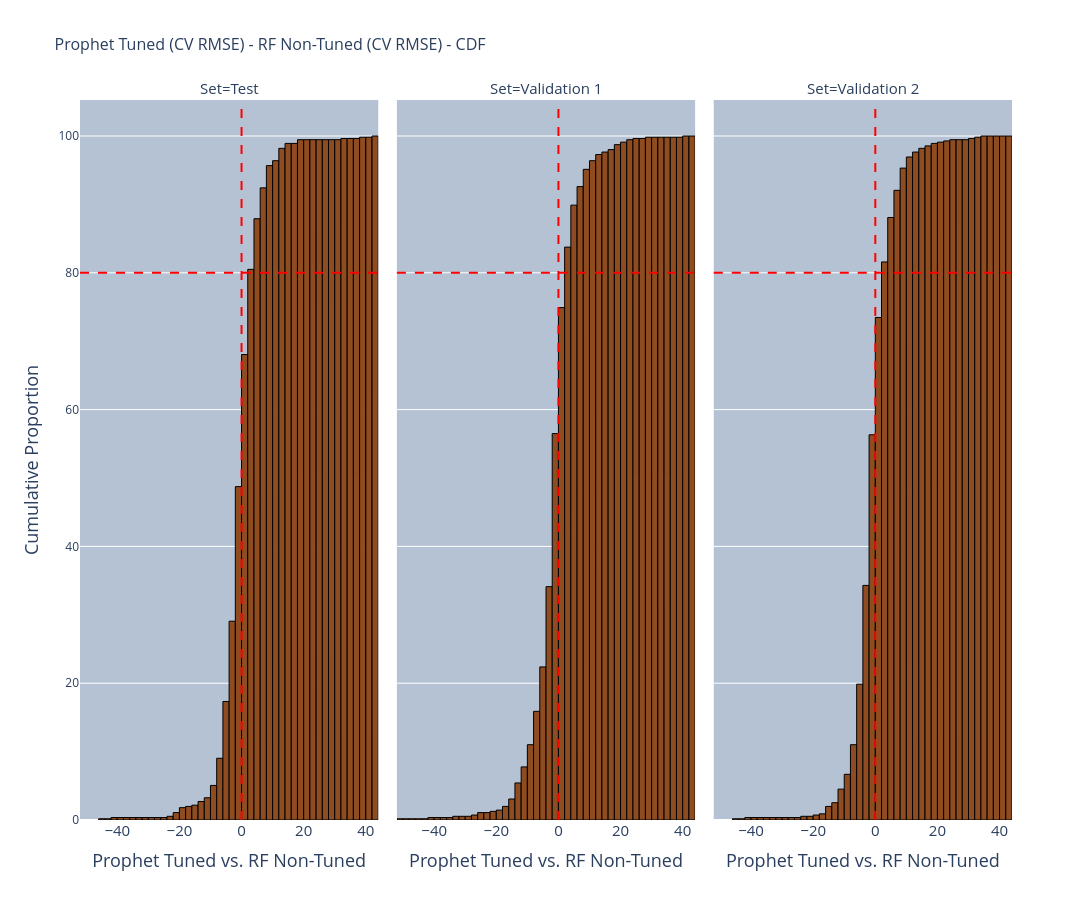

Notebook source saved alongside this figure:
### Code cell
Difference_Distribution_Cumulative = px.histogram(
    title='Prophet Tuned (CV RMSE) - RF Non-Tuned (CV RMSE) - CDF',
    data_frame=df_pivot,
    x='Prophet Tuned vs. RF Non-Tuned',
    nbins=50,
    width=1500,
    height=900,
    facet_col='Set',
    histnorm='percent',
    cumulative=True,
    
)

# Change bar color and add borders
Difference_Distribution_Cumulative.update_traces(
    marker_color="#8E4C20",     # histogram color
    marker_line_color='black',  # border color
    marker_line_width=1         # border width
)

# Add vertical line at x = 0
Difference_Distribution_Cumulative.add_vline(
    x=0,
    line_color='red',
    line_width=2,
    line_dash='dash'
)

Difference_Distribution_Cumulative.add_hline(
    y=80,
    line_color='red',
    line_width=2,
    line_dash='dash'
)

Difference_Distribution_Cumulative.update_layout(
     title_font=dict(size=16),  # Set the title font size
    font=dict(size=15),  # Set general font size for labels and axis titles
            hoverlabel=dict(
                font_size=20  # Set font size for hover data
            ),
            yaxis=dict(
                title='Cumulative Proportion',
                title_font=dict(size=18),  # Set y-axis title font size
                tickfont=dict(size=12)  # Set y-axis tick font size
            ),
             legend=dict(
                orientation='h',       
                yanchor='bottom',     
                y=-0.3,               
                xanchor='center',      
                 x=0.5,                 
                font=dict(size=16)     
            ),
            plot_bgcolor="#B4C2D4", 
)

Difference_Distribution_Cumulative.show()

### Figure 1 — Plotly figure (JSON) as saved in the notebook; plotly's stock layout.template omitted (floating-point values rounded to 4 significant figures; data arrays with more than 128 entries replaced by an {"elided": "..."} marker saying what was removed)
{"data": [{"bingroup": "x", "cumulative": {"enabled": true}, "histnorm": "percent", "hovertemplate": "Set=Test<br>Prophet Tuned vs. RF Non-Tuned=%{x}<br>percent=%{y}<extra></extra>", "legendgroup": "", "marker": {"color": "#8E4C20", "line": {"color": "black", "width": 1}, "pattern": {"shape": ""}}, "name": "", "nbinsx": 50, "orientation": "v", "showlegend": false, "type": "histogram", "x": {"elided": "554 float values"}, "xaxis": "x", "yaxis": "y"}, {"bingroup": "x", "cumulative": {"enabled": true}, "histnorm": "percent", "hovertemplate": "Set=Validation 1<br>Prophet Tuned vs. RF Non-Tuned=%{x}<br>percent=%{y}<extra></extra>", "legendgroup": "", "marker": {"color": "#8E4C20", "line": {"color": "black", "width": 1}, "pattern": {"shape": ""}}, "name": "", "nbinsx": 50, "orientation": "v", "showlegend": false, "type": "histogram", "x": {"elided": "554 float values"}, "xaxis": "x2", "yaxis": "y2"}, {"bingroup": "x", "cumulative": {"enabled": true}, "histnorm": "percent", "hovertemplate": "Set=Validation 2<br>Prophet Tuned vs. RF Non-Tuned=%{x}<br>percent=%{y}<extra></extra>", "legendgroup": "", "marker": {"color": "#8E4C20", "line": {"color": "black", "width": 1}, "pattern": {"shape": ""}}, "name": "", "nbinsx": 50, "orientation": "v", "showlegend": false, "type": "histogram", "x": {"elided": "554 float values"}, "xaxis": "x3", "yaxis": "y3"}], "layout": {"annotations": [{"showarrow": false, "text": "Set=Test", "x": 0.16, "xanchor": "center", "xref": "paper", "y": 1, "yanchor": "bottom", "yref": "paper"}, {"showarrow": false, "text": "Set=Validation 1", "x": 0.5, "xanchor": "center", "xref": "paper", "y": 1, "yanchor": "bottom", "yref": "paper"}, {"showarrow": false, "text": "Set=Validation 2", "x": 0.84, "xanchor": "center", "xref": "paper", "y": 1, "yanchor": "bottom", "yref": "paper"}], "barmode": "relative", "font": {"size": 15}, "height": 900, "hoverlabel": {"font": {"size": 20}}, "legend": {"font": {"size": 16}, "orientation": "h", "tracegroupgap": 0, "x": 0.5, "xanchor": "center", "y": -0.3, "yanchor": "bottom"}, "plot_bgcolor": "#B4C2D4", "shapes": [{"line": {"color": "red", "dash": "dash", "width": 2}, "type": "line", "x0": 0, "x1": 0, "xref": "x", "y0": 0, "y1": 1, "yref": "y domain"}, {"line": {"color": "red", "dash": "dash", "width": 2}, "type": "line", "x0": 0, "x1": 0, "xref": "x2", "y0": 0, "y1": 1, "yref": "y2 domain"}, {"line": {"color": "red", "dash": "dash", "width": 2}, "type": "line", "x0": 0, "x1": 0, "xref": "x3", "y0": 0, "y1": 1, "yref": "y3 domain"}, {"line": {"color": "red", "dash": "dash", "width": 2}, "type": "line", "x0": 0, "x1": 1, "xref": "x domain", "y0": 80, "y1": 80, "yref": "y"}, {"line": {"color": "red", "dash": "dash", "width": 2}, "type": "line", "x0": 0, "x1": 1, "xref": "x2 domain", "y0": 80, "y1": 80, "yref": "y2"}, {"line": {"color": "red", "dash": "dash", "width": 2}, "type": "line", "x0": 0, "x1": 1, "xref": "x3 domain", "y0": 80, "y1": 80, "yref": "y3"}], "title": {"font": {"size": 16}, "text": "Prophet Tuned (CV RMSE) - RF Non-Tuned (CV RMSE) - CDF"}, "width": 1500, "xaxis": {"anchor": "y", "domain": [0, 0.32], "title": {"text": "Prophet Tuned vs. RF Non-Tuned"}}, "xaxis2": {"anchor": "y2", "domain": [0.34, 0.66], "matches": "x", "title": {"text": "Prophet Tuned vs. RF Non-Tuned"}}, "xaxis3": {"anchor": "y3", "domain": [0.68, 1.0], "matches": "x", "title": {"text": "Prophet Tuned vs. RF Non-Tuned"}}, "yaxis": {"anchor": "x", "domain": [0, 1], "tickfont": {"size": 12}, "title": {"font": {"size": 18}, "text": "Cumulative Proportion"}}, "yaxis2": {"anchor": "x2", "domain": [0, 1], "matches": "y", "showticklabels": false}, "yaxis3": {"anchor": "x3", "domain": [0, 1], "matches": "y", "showticklabels": false}}}
